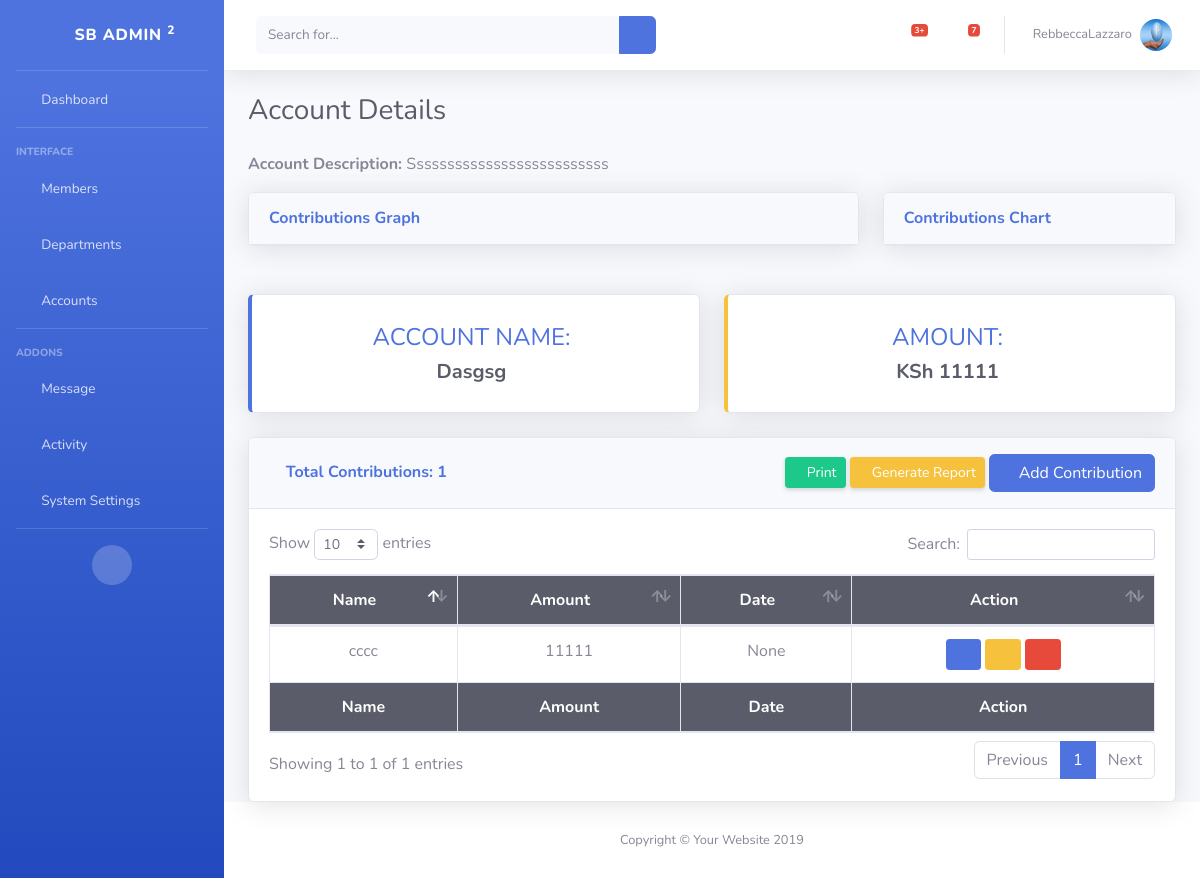
Page /contribution/detail/chr/1/account/ (signed in) on the committed database.
### DB/models.py (models this page shows, shortened)
class Person(models.Model):
	active = models.BooleanField(default=True)
	user = models.OneToOneField(User, on_delete=models.SET_NULL , blank=True, null=True)
	first_name = models.CharField(max_length=255)
	middle_name = models.CharField(max_length=255, blank=True, null=True)
	last_name = models.CharField(max_length=255)
	gender = models.CharField(choices=main_database_components.GenderChoices, max_length=20)
	email = models.EmailField(blank=True)
	image = models.ImageField(upload_to="Users_image", blank=True)

### Contribution/models.py (models this page shows, shortened)
class Contribution(models.Model):
	name = models.CharField(max_length=150, unique=True)
	description = models.CharField(max_length=250, blank=True, null=True)
	timestamp = models.DateTimeField(auto_now_add=True)
	def __str__(self):
		return self.name
	def chart_format(self):
		contribution_qs = self.churchcontribution_set.all()
		return_months = []
		return_amount = []
		if contribution_qs:
			latest_date = contribution_qs.order_by("-id")[0]
			converted_data = days_converter((latest_date.recorded_date - self.timestamp).days)
			start_date_list = [self.timestamp]
			end_date_list = [self.timestamp + relativedelta(
				days=+calendar.monthrange(self.timestamp.year, self.timestamp.month)[1] - self.timestamp.day)]
			for date_data in range(converted_data['months']):
				first_start_date = start_date_list[date_data]
				first_end_month = end_date_list[date_data]
				qs = contribution_qs.filter(recorded_date__range=(first_start_date, first_end_month))
				start_date_list.append(first_end_month+relativedelta(seconds=+1))
				end_date_list.append(start_date_list[date_data+1] + relativedelta(days=+30))
				return_amount.append(sum([x.amount for x in qs]))
				date_obj = datetime.datetime.strptime(str(first_end_month.month), "%m")
				return_months.append(date_obj.strftime("%b"))
		else:
			return_amount = [0, 0, 0, 0, 0, 0, 0, 0, 0, 0, 0, 0]
			label_data = [1, 2, 3, 4, 5, 6, 7, 8, 9, 10, 11, 12]
			for data in label_data:
				date_obj = datetime.datetime.strptime(str(data), "%m")
				return_months.append(date_obj.strftime("%b"))
		chart_data = {
			'labels': return_months,
			'data': return_amount,
		}
		return chart_data
	@property
	def total_offered(self):
		contributions_qs = self.churchcontribution_set.all()
		return sum([x.amount for x in contributions_qs])

class ChurchContribution(models.Model):
	category = models.ForeignKey(Contribution, on_delete=models.CASCADE)
	name = models.CharField(max_length=255)
	contribution_date = models.DateField(blank=True, null=True)
	amount = models.IntegerField()
	slug = models.SlugField(blank=True)
	recorded_date = models.DateTimeField(auto_now_add=True)
	def __str__(self):
		return self.name

### Contribution/views.py (the view)
# urls.py: path('detail/chr/<str:slug>/account/', views.detail_church_account, name='church_account_details'),
@login_required(login_url='accounts:login')
def detail_church_account(request, slug):
	qs = get_object_or_404(Contribution, id=slug)
	contributions = qs.churchcontribution_set.all()
	total_amount_contributed = sum([x.amount for x in contributions])
	template = 'contrib/church_account_details_page.html'
	context = {
		'data': json.dumps(qs.chart_format()['data']),
		'labels': json.dumps(qs.chart_format()['labels']),
		'total_contributed': [total_amount_contributed, (qs.total_offered - total_amount_contributed)],
		'contributions': contributions,
		'response_data': qs
	}
	return render(request, template, context)

### Contribution/models.py (called while the page is built)
def days_converter(no_of_days):
	year = int(no_of_days / 365)
	week = (no_of_days % 365) / 7
	if isinstance(week, float):  # if its a reminder is true then convert to the nearest week
		week = int(week) + 1
	months = week / 4
	if isinstance(months, float):  # if its a reminder is true then convert to the nearest months
		months = int(months) + 2
	context_dic = {
		'year': year,
		'weeks': week,
		'months': months,
	}
	return context_dic

### Contribution/templates/contrib/church_account_details_page.html (shortened to what this page needs)
{% extends 'base.html' %}
{% load static %}
{% block content %}
<div class="d-sm-flex align-items-center justify-content-between mb-4">
	<h1 class="h3 mb-0 text-gray-800">Account  Details</h1>
</div>
<p><strong>Account Description: </strong>{{ response_data.description| capfirst }}</p>
<div class="row">
	<div class="col-xl-8 col-md-8 mb-4">
		<div class="card shadow mb-4">
			<a href="#collapseCardAreaChart" class="d-block card-header py-3" data-toggle="collapse" role="button" aria-expanded="true" aria-controls="collapseCardAreaChart">
              <h6 class="m-0 font-weight-bold text-primary">Contributions Graph</h6>
            </a>
		</div>
	</div>
	<div class="col-xl-4 col-md-4 mb-4">
		<div class="card shadow mb-4">
			<a href="#collapseCardPieChart" class="d-block card-header py-3" data-toggle="collapse" role="button" aria-expanded="true" aria-controls="collapseCardPieChart">
              <h6 class="m-0 font-weight-bold text-primary">Contributions Chart</h6>
            </a>
		</div>
	</div>
</div>
<div class="row">
	<div class="col-xl-6 col-md-6 mb-4">
		<div class="card border-left-primary shadow h-100 py-2">
			<div class="card-body">
				<div class="row no-gutters align-items-center">
					<div class="col mr-2">
						<div class="text-xs font-weight-bold text-primary text-center text-uppercase mb-1"><h4>Account Name:</h4></div>
						<div class="h5 mb-0 font-weight-bold text-center text-gray-800">{{ response_data|capfirst }}</div>
	                </div>
				</div>
			</div>
		</div>
	</div>
	<div class="col-xl-6 col-md-6 mb-4">
		<div class="card border-left-warning shadow h-100 py-2">
			<div class="card-body">
				<div class="row no-gutters align-items-center">
					<div class="col mr-2">
						<div class="text-xs font-weight-bold text-primary text-center text-uppercase mb-1"><h4>Amount:</h4></div>
						<div class="h5 mb-0 font-weight-bold text-center text-gray-800">KSh {{ response_data.total_offered|capfirst }}</div>
	                </div>
				</div>
			</div>
		</div>
	</div>
</div>
<div class="row">
	<div class="col-md-12">
		<div class="card shadow mb-12">
			<div class="card-header py-3 card-header d-flex flex-row align-items-center justify-content-between">
				<h6 class="m-0 font-weight-bold text-primary">
					<i class="fas fa-question-circle"></i>
					Total Contributions: {{ contributions.count }}
				</h6>
				<div class="float-right">
					<a href="#" class="d-none d-sm-inline-block btn btn-sm btn-success shadow-sm">
						<i class="fas fa-print fa-sm text-white-50"></i>
						Print
					</a>
					<a href="#" class="d-none d-sm-inline-block btn btn-sm btn-warning shadow-sm">
						<i class="fas fa-download fa-sm text-white-50"></i>
						Generate Report
					</a>
					<a class="js-add-btn btn btn-primary text-white" data-link="{{ response_data.id }}" href="#UserViewModal" data-toggle="modal"  >
						<i class="fas fa-plus-circle"></i>
						Add Contribution
					</a>
				</div>
			</div>
	        <div class="card-body">
		        <div class="table-responsive">
					<table class="table table-bordered " id="dataTable" width="100%" cellspacing="0">
						<thead class="bg-dark text-white text-center">
						<tr>
							<th>Name</th>
							<th>Amount</th>
							<th>Date</th>
							<th>Action</th>
				        </tr>
						</thead>
						<tfoot class="bg-dark text-white text-center">
					        <tr>
						        <th>Name</th>
								<th>Amount</th>
								<th>Date</th>
								<th>Action</th>
					        </tr>
						</tfoot>
						<tbody>
						{% if contributions %}
							{% for department in contributions %}
								<tr class="text-center">
									<td>{{ department }}</td>
									<td>{{ department.amount }}</td>
									<td>{{ department.contribution_date }}</td>
									<td>
										<a class="js-view-member btn btn-primary btn-sm" href="#UserViewModal"  data-toggle="modal" data-link="{{ department.pk }}" >
											<i class="fas fa-fw fa-eye"></i>
										</a>
										<a class="js-edit-member btn btn-warning btn-sm" href="#UserViewModal"  data-toggle="modal" data-link="{{ department.pk }}">
											<i class="fas fa-fw fa-edit"></i>
										</a>
										<a class="js-delete-member btn btn-danger btn-sm" href="#" data-toggle="modal" data-link="{{ department.pk }}" data-target="#DeleteModal">
											<i class="fas fa-fw fa-trash"></i>
										</a>
									</td>
								</tr>
							{% endfor %}
						{% endif %}
						</tbody>
					</table>
		        </div>
	        </div>
		</div>
	</div>
</div>
{% endblock %}
{% block extra_scripts %}
  <link href="{% static 'vendor/datatables/dataTables.bootstrap4.min.css' %}" rel="stylesheet">
{% endblock %}

### Core/templates/toolbar_default.html (shortened to what this page needs)
<nav class="navbar navbar-expand navbar-light bg-white topbar mb-4 static-top shadow">
    <form class="d-none d-sm-inline-block form-inline mr-auto ml-md-3 my-2 my-md-0 mw-100 navbar-search">
        <div class="input-group">
            <input type="text" class="form-control bg-light border-0 small" placeholder="Search for..." aria-label="Search" aria-describedby="basic-addon2">
            <div class="input-group-append">
                <button class="btn btn-primary" type="button">
                    <i class="fas fa-search fa-sm"></i>
                </button>
            </div>
        </div>
    </form>
    <ul class="navbar-nav ml-auto">
        <li class="nav-item dropdown no-arrow mx-1">
            <a class="nav-link dropdown-toggle" href="#" id="alertsDropdown" role="button" data-toggle="dropdown" aria-haspopup="true" aria-expanded="false">
                <i class="fas fa-bell fa-fw"></i>
                <span class="badge badge-danger badge-counter">3+</span>
            </a>
        </li>
        <li class="nav-item dropdown no-arrow mx-1">
            <a class="nav-link dropdown-toggle" href="#" id="messagesDropdown" role="button" data-toggle="dropdown" aria-haspopup="true" aria-expanded="false">
                <i class="fas fa-envelope fa-fw"></i>
                <span class="badge badge-danger badge-counter">7</span>
            </a>
        </li>
        <li class="nav-item dropdown no-arrow">
            <a class="nav-link dropdown-toggle" href="#" id="userDropdown" role="button" data-toggle="dropdown" aria-haspopup="true" aria-expanded="false">
                <span class="mr-2 d-none d-lg-inline text-gray-600 small">{{ request.user.username }}</span>
                <img class="img-profile rounded-circle" src="/media/{{request.user.person.image }}">
            </a>
        </li>
    </ul>
</nav>

### rows in the picture
Contribution: description "Ssssssssssssssssssssssssss", name "Dasgsg", total_offered "11111"
ChurchContribution: name "cccc", amount "11111", contribution_date "None"

### other values in the picture
{{ request.user.username }} "RebbeccaLazzaro"
{{ contributions.count }} "1"
